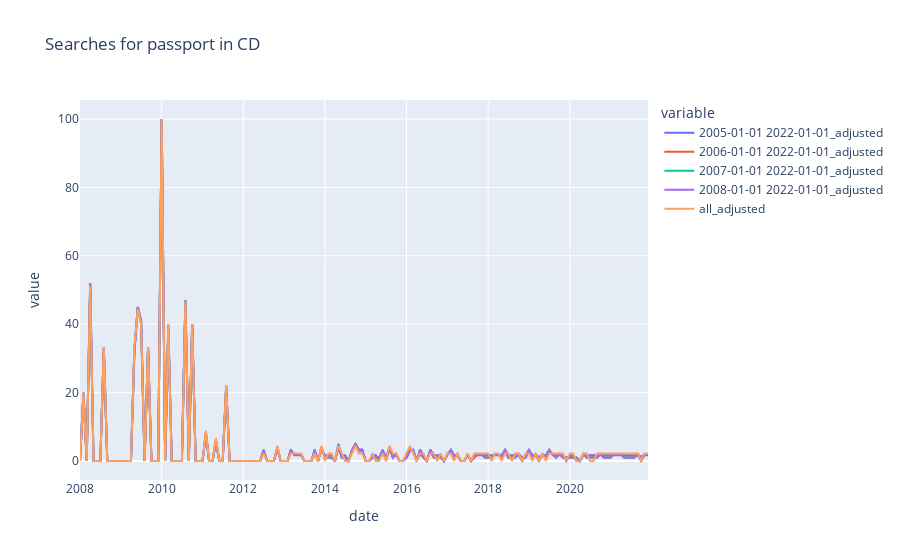
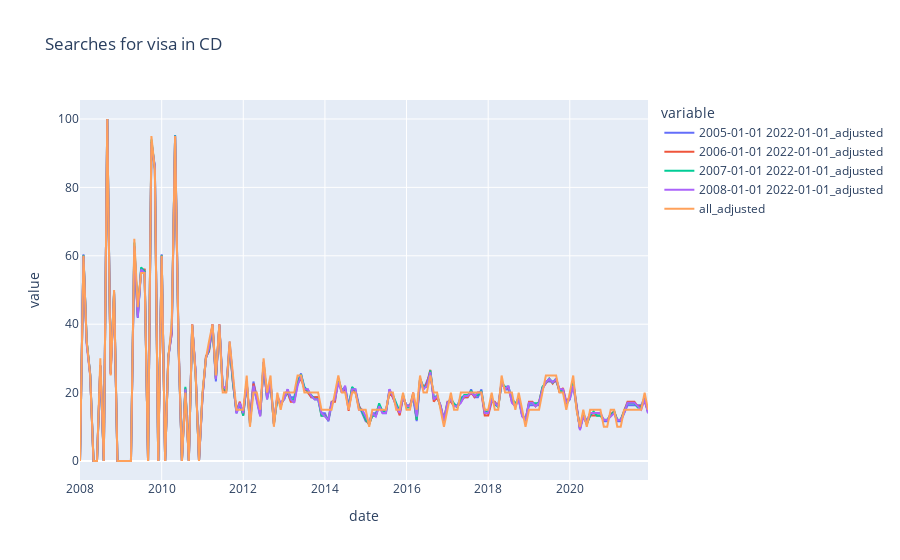

Notebook cell for these charts, in order:
### Code cell
# Create dropdown widgets for selecting the country and keyword
country_dropdown = widgets.Dropdown(options=countries, description='Country:')
keyword_dropdown = widgets.Dropdown(options=keywords_list, description='Keyword:')

### Figure 1 — Plotly figure (JSON) as saved in the notebook; plotly's stock layout.template omitted (floating-point values rounded to 4 significant figures; data arrays with more than 128 entries replaced by an {"elided": "..."} marker saying what was removed)
{"data": [{"hovertemplate": "variable=2005-01-01 2022-01-01_adjusted<br>date=%{x}<br>value=%{y}<extra></extra>", "legendgroup": "2005-01-01 2022-01-01_adjusted", "line": {"color": "#636efa", "dash": "solid"}, "marker": {"symbol": "circle"}, "mode": "lines", "name": "2005-01-01 2022-01-01_adjusted", "orientation": "v", "showlegend": true, "type": "scatter", "x": {"elided": "168 str values"}, "xaxis": "x", "y": {"elided": "168 float values"}, "yaxis": "y"}, {"hovertemplate": "variable=2006-01-01 2022-01-01_adjusted<br>date=%{x}<br>value=%{y}<extra></extra>", "legendgroup": "2006-01-01 2022-01-01_adjusted", "line": {"color": "#EF553B", "dash": "solid"}, "marker": {"symbol": "circle"}, "mode": "lines", "name": "2006-01-01 2022-01-01_adjusted", "orientation": "v", "showlegend": true, "type": "scatter", "x": {"elided": "168 str values"}, "xaxis": "x", "y": {"elided": "168 float values"}, "yaxis": "y"}, {"hovertemplate": "variable=2007-01-01 2022-01-01_adjusted<br>date=%{x}<br>value=%{y}<extra></extra>", "legendgroup": "2007-01-01 2022-01-01_adjusted", "line": {"color": "#00cc96", "dash": "solid"}, "marker": {"symbol": "circle"}, "mode": "lines", "name": "2007-01-01 2022-01-01_adjusted", "orientation": "v", "showlegend": true, "type": "scatter", "x": {"elided": "168 str values"}, "xaxis": "x", "y": {"elided": "168 int values"}, "yaxis": "y"}, {"hovertemplate": "variable=2008-01-01 2022-01-01_adjusted<br>date=%{x}<br>value=%{y}<extra></extra>", "legendgroup": "2008-01-01 2022-01-01_adjusted", "line": {"color": "#ab63fa", "dash": "solid"}, "marker": {"symbol": "circle"}, "mode": "lines", "name": "2008-01-01 2022-01-01_adjusted", "orientation": "v", "showlegend": true, "type": "scatter", "x": {"elided": "168 str values"}, "xaxis": "x", "y": {"elided": "168 int values"}, "yaxis": "y"}, {"hovertemplate": "variable=all_adjusted<br>date=%{x}<br>value=%{y}<extra></extra>", "legendgroup": "all_adjusted", "line": {"color": "#FFA15A", "dash": "solid"}, "marker": {"symbol": "circle"}, "mode": "lines", "name": "all_adjusted", "orientation": "v", "showlegend": true, "type": "scatter", "x": {"elided": "168 str values"}, "xaxis": "x", "y": {"elided": "168 float values"}, "yaxis": "y"}], "layout": {"legend": {"title": {"text": "variable"}, "tracegroupgap": 0}, "title": {"text": "Searches for passport in CD"}, "xaxis": {"anchor": "y", "domain": [0, 1], "title": {"text": "date"}}, "yaxis": {"anchor": "x", "domain": [0, 1], "title": {"text": "value"}}}}

### Figure 2 — Plotly figure (JSON) as saved in the notebook; plotly's stock layout.template omitted (floating-point values rounded to 4 significant figures; data arrays with more than 128 entries replaced by an {"elided": "..."} marker saying what was removed)
{"data": [{"hovertemplate": "variable=2005-01-01 2022-01-01_adjusted<br>date=%{x}<br>value=%{y}<extra></extra>", "legendgroup": "2005-01-01 2022-01-01_adjusted", "line": {"color": "#636efa", "dash": "solid"}, "marker": {"symbol": "circle"}, "mode": "lines", "name": "2005-01-01 2022-01-01_adjusted", "orientation": "v", "showlegend": true, "type": "scatter", "x": {"elided": "168 str values"}, "xaxis": "x", "y": {"elided": "168 float values"}, "yaxis": "y"}, {"hovertemplate": "variable=2006-01-01 2022-01-01_adjusted<br>date=%{x}<br>value=%{y}<extra></extra>", "legendgroup": "2006-01-01 2022-01-01_adjusted", "line": {"color": "#EF553B", "dash": "solid"}, "marker": {"symbol": "circle"}, "mode": "lines", "name": "2006-01-01 2022-01-01_adjusted", "orientation": "v", "showlegend": true, "type": "scatter", "x": {"elided": "168 str values"}, "xaxis": "x", "y": {"elided": "168 float values"}, "yaxis": "y"}, {"hovertemplate": "variable=2007-01-01 2022-01-01_adjusted<br>date=%{x}<br>value=%{y}<extra></extra>", "legendgroup": "2007-01-01 2022-01-01_adjusted", "line": {"color": "#00cc96", "dash": "solid"}, "marker": {"symbol": "circle"}, "mode": "lines", "name": "2007-01-01 2022-01-01_adjusted", "orientation": "v", "showlegend": true, "type": "scatter", "x": {"elided": "168 str values"}, "xaxis": "x", "y": {"elided": "168 float values"}, "yaxis": "y"}, {"hovertemplate": "variable=2008-01-01 2022-01-01_adjusted<br>date=%{x}<br>value=%{y}<extra></extra>", "legendgroup": "2008-01-01 2022-01-01_adjusted", "line": {"color": "#ab63fa", "dash": "solid"}, "marker": {"symbol": "circle"}, "mode": "lines", "name": "2008-01-01 2022-01-01_adjusted", "orientation": "v", "showlegend": true, "type": "scatter", "x": {"elided": "168 str values"}, "xaxis": "x", "y": {"elided": "168 int values"}, "yaxis": "y"}, {"hovertemplate": "variable=all_adjusted<br>date=%{x}<br>value=%{y}<extra></extra>", "legendgroup": "all_adjusted", "line": {"color": "#FFA15A", "dash": "solid"}, "marker": {"symbol": "circle"}, "mode": "lines", "name": "all_adjusted", "orientation": "v", "showlegend": true, "type": "scatter", "x": {"elided": "168 str values"}, "xaxis": "x", "y": {"elided": "168 int values"}, "yaxis": "y"}], "layout": {"legend": {"title": {"text": "variable"}, "tracegroupgap": 0}, "title": {"text": "Searches for visa in CD"}, "xaxis": {"anchor": "y", "domain": [0, 1], "title": {"text": "date"}}, "yaxis": {"anchor": "x", "domain": [0, 1], "title": {"text": "value"}}}}
